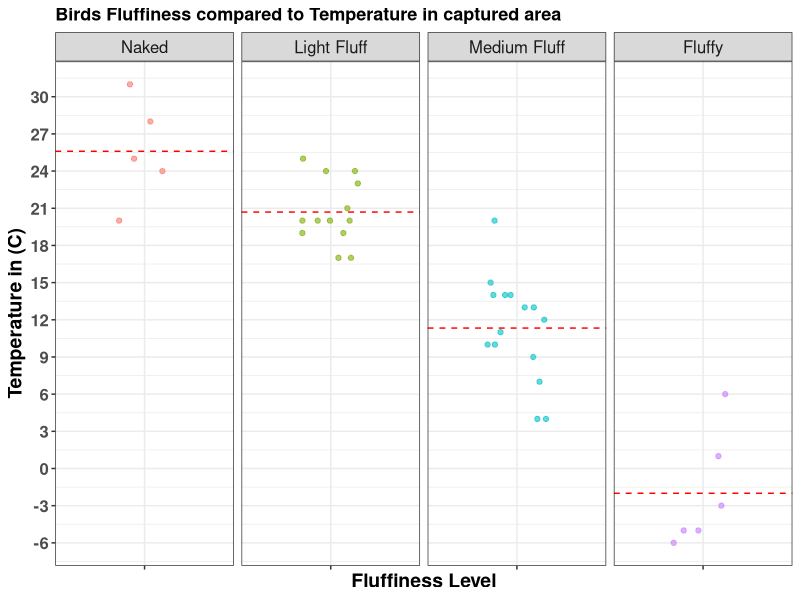

Generate this figure with R:
## ---- chunk 1
library(tidyverse)
library(readxl)
library(dplyr)
## ---- chunk 2
# Read the Excel file
Fluffy_data <- read_excel("Data/F_data.xlsx")
## ---- chunk 3

# Convert Fluffiness to a factor with the desired order
Fluffy_data$Fluffiness <- factor(Fluffy_data$Fluffiness, 
 levels = c("Naked", "Light Fluff", "Medium Fluff", "Fluffy"))

# Calculate mean temperatures for each Fluffiness level
mean_values <- Fluffy_data %>%
  group_by(Fluffiness) %>%
  summarize(mean_temp = mean(Temp_Area))


#save it a "Fluff_graph" so the graph-plot can be created into a png-picture.
#using jitter and hline to prevent datpoints overlapping and create a visualizing mean line
Fluff_graph <- ggplot(Fluffy_data, aes(x = Fluffiness, y = Temp_Area)) +
  geom_jitter(aes(color = Fluffiness), width = 0.2, height = 0, alpha = 0.6) + 
  # Add horizontal lines showing the mean temperature for each Fluffiness level
  geom_hline(data = mean_values, aes(yintercept = mean_temp), linetype = "dashed", color = "red") +
  facet_grid(. ~ Fluffiness, scales = "free_x") +  
   scale_y_continuous(breaks = seq(from = min(Fluffy_data$Temp_Area), 
                                  to = max(Fluffy_data$Temp_Area), by = 3)) +  # Customize breaks 
  labs(
    title = "Birds Fluffiness compared to Temperature in captured area",
    y = "Temperature in (C)",
    x = "Fluffiness Level"
  ) +
  theme_bw() +
  theme(
    axis.text.x = element_blank(),
    axis.text.y = element_text(size = 12, face = "bold"),
    axis.title.x = element_text(size = 14, face = "bold"),
    axis.title.y = element_text(size = 14, face = "bold"),
    plot.title = element_text(size = 13, face = "bold"),
    strip.text = element_text(size = 12),
    legend.position = "none"
  )

#saving the graph as a png-picture
ggsave("Output/fluffiness_temperature_plot.png", plot = Fluff_graph, width = 8, height = 6, dpi = 300)
